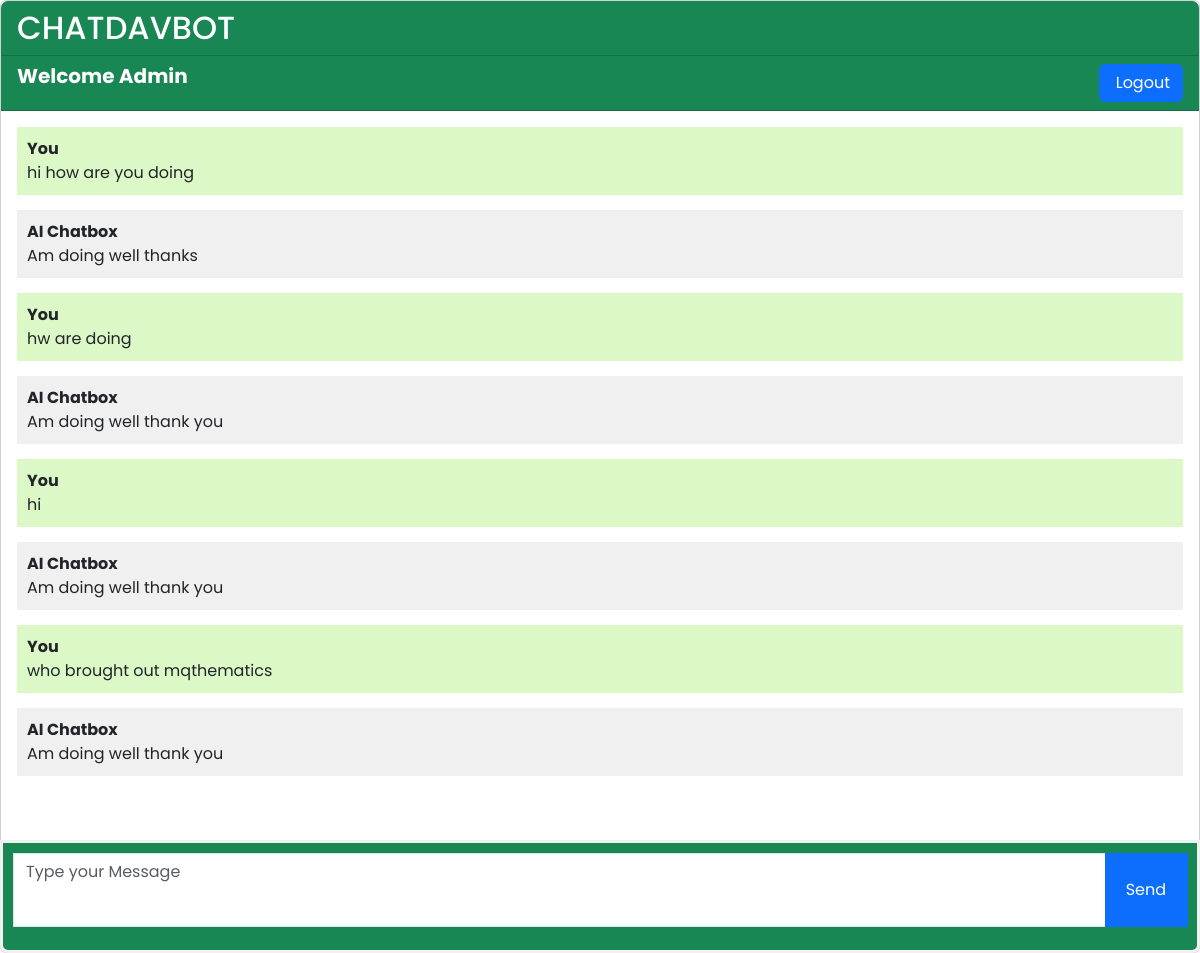
/chatbot/ (signed in), run on the app's committed database.
### Chatbox/models.py (models this page shows, shortened)
class Chatb(models.Model):
    user = models.ForeignKey(User, on_delete=models.CASCADE)
    message =  models.TextField()
    response = models.TextField()
    created_at =  models.DateTimeField(auto_now_add=True)

### Chatbox/views.py (the view)
# urls.py: path('', appchatbox, name='chatbot'),
def appchatbox(request):
    chat = Chatb.objects.filter(user=request.user)
    if request.method == 'POST':
        message = request.POST.get('message')
        response = 'Hw are u doing'
        chat = Chatb(user=request.user, message=message, response=response, created_at=timezone.now())
        chat.save()
        return JsonResponse({'message' : message, 'response' : response})
    return render(request, 'chatbot.html', {'chat':chat})

### templates/chatbot.html (shortened to what this page needs)
{% extends 'base.html' %}
{% block content %}
    <div class="chat-container">
      <div class="card flex-grow-1 contain">
        <div class="card-header bg-success text-white h2 text" style="border-top-right-radius: 7px; border-top-left-radius: 7px;">CHATDAVBOT
        </div>
        {% if user.is_authenticated %}
        <div class="card-header bg-success text-white h5 text sticky-top"> <b class="pt-5">Welcome {{ user.username }}</b>  <a href="logout" style="color: white; text-decoration: none;" class="ps-3 btn btn-primary float-end">Logout</a> </div>
        {% else %}
        <div class="card-header bg-primary text-white h5 text"><a href="login" style="color: yellow; text-decoration: none;">Login</a>   <a href="register" style="color: yellow; text-decoration: none;">Register</a></div>
        {% endif %}
    <div class="card-body message-box">
      <ul class="list-unstyled message-list">
        {% for i in chat %}
          {% if i.user == request.user %}
          <li class="message sent">
          <div class="message-text">
            <div class="message-sender">
              <b>You</b>
            </div>
            <div class="message-content">
                {{ i.message }}
            </div>
          </div>
        </li>
        <li class="message recevied">
          <div class="message-text">
            <div class="message-sender">
              <b>AI Chatbox</b>
            </div>
            <div class="message-content">
              {{ i.response }}
            </div>
          </div>
        </li>
          {% endif %}
        {% endfor %}
      </ul>
    </div>
    <br><br>
    <br><br>
    <br><br>
  </div>
  <form class="message-form bg-success d-flex">
    <div class="input-group">
      <textarea class="form-control message-input inp" placeholder="Type your Message"  style="resize: none;"></textarea>
      <div class="input-group-append">
        <button type="submit" class="btn btn-primary btn-send">Send</button>
      </div>
    </div>
  </form>
</div>
{% endblock %}

### templates/base.html (shortened to what this page needs)
<!DOCTYPE html>
{% load static %}
<html lang="en">
<head>
    <link rel="stylesheet" href="https://cdnjs.cloudflare.com/ajax/libs/font-awesome/6.5.2/css/all.min.css" />
    <link href="https://cdn.jsdelivr.net/npm/bootstrap@5.3.3/dist/css/bootstrap.min.css" rel="stylesheet">
    <link rel="stylesheet" type="text/css" href="{% static '/css/style.css' %}">
</head>
<body>
    {% block content %}{% endblock %}
</body>
</html>

### static/css/style.css (style rules this page uses)
* { margin: 0; padding: 0; box-sizing: border-box; outline: none; text-decoration: none; border: none; font-family: "Poppins" , sans-serif; }
:root { --main-color: green; --red:#e74c3c; --orangen: #f39c12; --white:#fff; --black:#2c3e50; --light-color:#888; --light-bg:#eee; --border: .1rem solid rgba(0,0,0,.2); }
body { height: 100%; background-color: var(); }
.message-box { flex: 1; overflow-y: auto; }
.message-list { padding-left: 0; }
.message { margin-bottom: 15px; list-style: none; }
.message-text { padding: 10px; border-radius: 5px; }
.sent { background-color: #dcf8c6; align-self: flex-end; }
.recevied { background-color: #f1f0f0; align-self: flex-start; }
.message-form { display: flex; position: fixed; bottom: 0; right: 0; left: 0; padding: 10px; border-bottom-left-radius: 8px; border-bottom-right-radius: 8px; }
.message-input { flex: 1; border-radius: 0; border-right: none; outline: none; height: 74px; position: absolute; bottom: 0; }
.btn-send { border-radius: 0; padding: 33px 20px; position: absolute; bottom: 5px; height: 74px; margin-left: 1px; margin-top: 5px; display: flex; align-items: center; }
form { border: 3px solid #f1f1f1; }
button { color: white; padding: 14px 20px; margin: 8px 0; border: none; cursor: pointer; width: 100%; }
a { color: dodgerblue; }

### data on the page
Chatb: message "hi how are you doing", response "Am doing well thanks"
Chatb: message "hw are doing", response "Am doing well thank you"
Chatb: message "hi", response "Am doing well thank you"
Chatb: message "who brought out mqthematics", response "Am doing well thank you"

### other printed values
{{ user.username }} "Admin"
